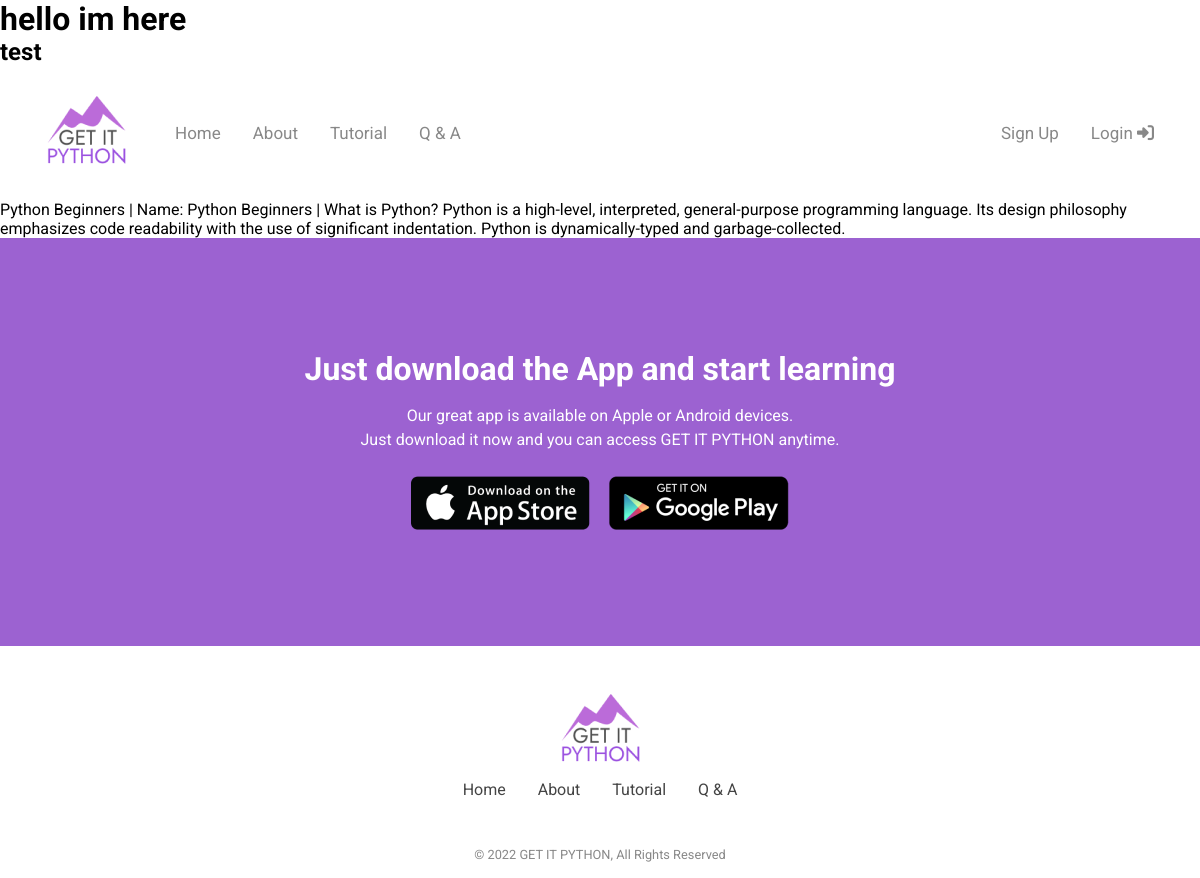
The app's page /course/courses/1/ with its own data.
### courses/models.py (models this page shows, shortened)
class Course(models.Model):
    name = models.CharField(max_length=50)
    whatHeading = models.CharField(max_length=150)
    whatDescription = models.TextField(max_length=500)
    howHeading = models.CharField(max_length=150)
    howDescription = models.TextField(max_length=500)
    price = models.DecimalField(max_digits=10, decimal_places=2)

### courses/views.py (the view)
# urls.py: path("courses/<int:pk>/", CourseDetailView.as_view(), name="course_detail"),
class CourseDetailView(DetailView):
    model = Course
    template_name = "courses/course_detail.html"

### courses/templates/courses/course_detail.html (shortened to what this page needs)
{% extends "base.html" %}
{% block content %}
    <section>
        <div>
            {{ course.name }} |
            <span>Name: {{ course.name }}</span> |
            <span> {{ course.whatHeading }} </span>
            <span> {{ course.whatDescription }} </span>
        </div>
    </section>
{% endblock content %}

### templates/base.html (shortened to what this page needs)
{% load static %}
<!DOCTYPE html>
<html lang="en">
<head>
    <link rel="stylesheet" href="{% static '/css/main.css' %}">
</head>
<body>
    <header>
        <h1>hello im here</h1>
        <h2>test</h2>
        {% include "navbar.html" %}
    </header>
    <main>
        {% block content %}
        {% endblock content %}
    </main>
    <footer>
        {% include "mobile_ad.html" %}
        {% include "footer.html" %}
    </footer>
</body>
</html>

### templates/navbar.html (shortened to what this page needs)
{% load static %}
<nav class="container">
    <div class="topnav" id="myTopnav">
        <a>
        <image id="logo" src="{% static 'images/getitLogo.png' %}" alt="GET IT PYTHON Logo"></image>
        </a>
        <a id="menu" href="{% url 'home' %}">Home</a>
        <a id="menu" href="{% url 'about' %}">About</a>
        <a id="menu" href="#">Tutorial</a>
        <a id="menu" href="#">Q &amp; A</a>
        {% if user.is_authenticated %}
            <a id="right" href="{% url 'course_list' %}"><div class="navbutton">Your Courses</div></a>
            <a id="right" href="{% url 'logout' %}"><div class="navbutton">Logout</div></a>
        {% else %}
            <a id="right" href="{% url 'login' %}"><div class="navbutton">Login <i class="fas fa-sign-in-alt"></i></div></a>
            <a id="right" href="{% url 'signup' %}"><div class="navbutton">Sign Up</div></a>
        {% endif %}
    </div>
</nav>

### templates/mobile_ad.html
{% load static %}
<section class="dl_app_container">
    <h1 class="dl_app_header">Just download the App and start learning</h1>
    <p class="dl_app_p">Our great app is available on Apple or Android devices.<br>
        Just download it now and you can access GET IT PYTHON anytime.</p>
    <img src="{% static 'images/app-store-logo.png' %}" alt="Apple App Store">
    <img src="{% static 'images/google-play-badge.png' %}" alt="Google Play Store">
</section>

### templates/footer.html
{% load static %}
<div class="container">
    <div class="footer_items">
        <image src="{% static 'images/getitLogo.png' %}" alt="GET IT PYTHON Logo" />
    </div>
    <div class="footer_nav">
        <div><a class="p_right" href="#">Home</a></div>
        <div><a class="p_right" href="#">About</a></div>
        <div><a class="p_right" href="#">Tutorial</a></div>
        <div><a class="p_right" href="#">Q &amp; A</a></div>
    </div>
    <div class="footer_items">
        <p class="copy_right">© 2022 GET IT PYTHON, All Rights Reserved</p>
    </div>
</div>

### static/css/main.css (style rules this page uses)
* { margin: 0; padding: 0; box-sizing: border-box; }
body { font-family: Roboto, Arial, Helvetica, sans-serif; }
a { text-decoration: none; }
.container { padding-right: 15px; padding-left: 15px; margin-right: auto; margin-left: auto; }
nav { padding: 1rem 0; }
.topnav { overflow: hidden; background-color: #FFFFFF; }
.topnav a { float: left; display: block; color: #888888; text-align: center; padding: 14px 16px; text-decoration: none; font-size: 17px; }
#logo { padding-right: 1rem; }
#menu { margin-top: 1.7rem; }
#right { float: right; margin-top: 1.7rem; }
.dl_app_container { width: 100%; margin: 0; padding: 7rem 1rem; text-align: center; background-color: #9C62D1; }
.dl_app_header { color: #ffffff; font-size: 2rem; padding-bottom: 1rem; }
.dl_app_p { color: #ffffff; padding-bottom: 1.5rem; line-height: 1.5rem; }
.dl_app_container img { padding-right: .5rem; padding-left: .5rem; }
.footer_items { display: flex; justify-content: center; margin-top: 2REM; padding: 1rem; }
.footer_nav { display: flex; flex-direction: row; justify-content: center; }
.p_right { color: #444444; margin-right: 1rem; margin-left: 1rem; }
.copy_right { font-size: 0.8rem; color: #888888; }
@media (min-width: 768px) { .container { width: 750px; } }
@media (min-width: 992px) { .container { width: 970px; } }
@media (min-width: 1200px) { .container { width: 1170px; } }

### records on screen
Course: name "Python Beginners", whatHeading "What is Python?", whatDescription "Python is a high-level, interpreted, general-purpose programming language. Its design philosophy emphasizes code readability with the use of significant indentation. Python is dynamically-typed and garbage-collected."
